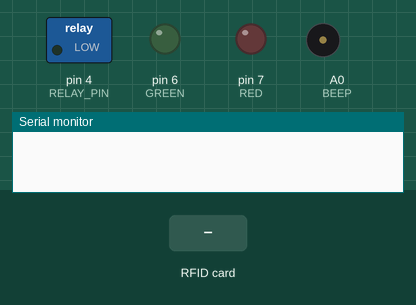
Simulated run of this sketch. Board: Arduino Uno, built with avr-gcc and run on an emulated ATmega328P. Parts: switched loads named in the sketch (green lamp = pin HIGH), output pins drawn as LEDs (lit = HIGH), buzzer (waves = sounding, pin HIGH), the last lines printed to the serial monitor. The inputs (shaded band) are chosen by the test bench. Pins used as bus, display or sensor lines are not drawn.

Above: at 1.2 s.
1.3 s: RFID card 5E 7A 19 C4 held to the reader
At 1.7 s:
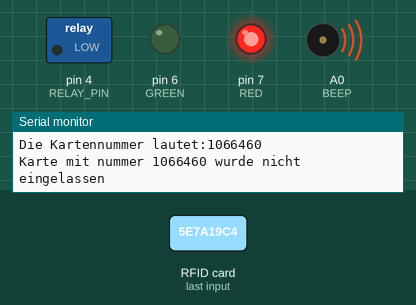
At 2.2 s:
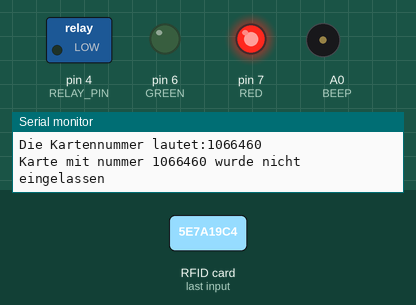
Timing chart, 0 to 4.3 s (numbered marks = the images above; inputs shaded):
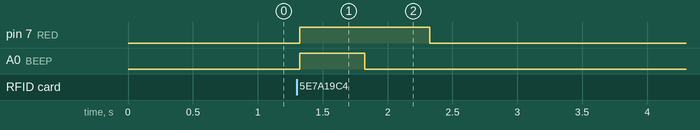

Measured:
- after the input at 1.3 s, pin 7 (RED): LOW → HIGH at once, → LOW 1.0 s later; A0 (BEEP): LOW → HIGH at once, → LOW 0.50 s later

The sketch:

Simple_lock.ino
```cpp
#include <SPI.h>
#include <MFRC522.h>
#define SS_PIN 10
#define RST_PIN 9
#include <Wire.h>

MFRC522 mfrc522(SS_PIN, RST_PIN);

int RED = 7;
int GREEN = 6;
int BEEP = A0;
int RELAY_PIN = 4;

void setup()
{
  Serial.begin(9600);
  SPI.begin();
  mfrc522.PCD_Init();
  pinMode(GREEN, OUTPUT);
  pinMode(RED, OUTPUT);
  pinMode(BEEP, OUTPUT);
  pinMode(RELAY_PIN, OUTPUT);
}


void loop(){
  if ( ! mfrc522.PICC_IsNewCardPresent())
  {
    return;
  }
  if ( ! mfrc522.PICC_ReadCardSerial())
  {
    return;
  }
  long code=0;
  for (byte i = 0; i < mfrc522.uid.size; i++)
  {
    code=((code+mfrc522.uid.uidByte[i])*10);
  }
  Serial.print("Die Kartennummer lautet:");
  Serial.println(code);

  if (code == 2688790){
    access_granted(code);
  }
  else if (code == 78452380){
    access_denied(code);
  }
  else if (code == 161680){
    access_granted(code);
  }

  else{
    access_denied(code);
  }
}

int access_granted(long code){
  Serial.print("Karte mit nummer ");
  Serial.print(code);
  Serial.println(" wurde eingelassen");
  digitalWrite(GREEN, HIGH);
  digitalWrite(BEEP, HIGH);
  delay(50);
  digitalWrite(BEEP, LOW);
  delay(50);
  digitalWrite(BEEP, HIGH);
  delay(50);
  digitalWrite(BEEP, LOW);
  digitalWrite(RELAY_PIN, HIGH);
  delay(2000);
  digitalWrite(GREEN, LOW);
  digitalWrite(RELAY_PIN, LOW);
  delay(300);
}

int access_denied(long code){
    Serial.print("Karte mit nummer ");
    Serial.print(code);
    Serial.println(" wurde nicht eingelassen");
    digitalWrite(RED, HIGH);
    digitalWrite(BEEP, HIGH);
    delay(500);
    digitalWrite(BEEP, LOW);
    delay(500);
    digitalWrite(RED, LOW);
    delay(300);
}
```
